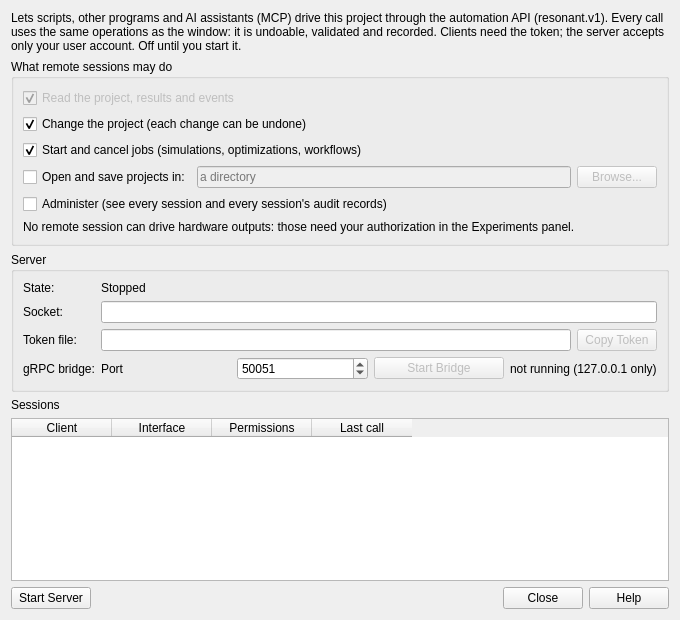
<?xml version="1.0" encoding="UTF-8"?>
<ui version="4.0">
 <class>AutomationServerDialog</class>
 <widget class="QDialog" name="AutomationServerDialog">
  <property name="geometry"><rect><x>0</x><y>0</y><width>680</width><height>620</height></rect></property>
  <property name="windowTitle"><string>Automation Server</string></property>
  <layout class="QVBoxLayout" name="mainLayout">
   <item>
    <widget class="QLabel" name="introLabel">
     <property name="text"><string>Lets scripts, other programs and AI assistants (MCP) drive this project through the automation API (resonant.v1). Every call uses the same operations as the window: it is undoable, validated and recorded. Clients need the token; the server accepts only your user account. Off until you start it.</string></property>
     <property name="wordWrap"><bool>true</bool></property>
    </widget>
   </item>
   <item>
    <widget class="QGroupBox" name="permissionsGroup">
     <property name="title"><string>What remote sessions may do</string></property>
     <layout class="QGridLayout" name="permissionsLayout">
      <item row="0" column="0" colspan="3">
       <widget class="QCheckBox" name="readCheck">
        <property name="text"><string>Read the project, results and events</string></property>
        <property name="checked"><bool>true</bool></property>
        <property name="enabled"><bool>false</bool></property>
       </widget>
      </item>
      <item row="1" column="0" colspan="3">
       <widget class="QCheckBox" name="modifyCheck">
        <property name="text"><string>Change the project (each change can be undone)</string></property>
        <property name="checked"><bool>true</bool></property>
       </widget>
      </item>
      <item row="2" column="0" colspan="3">
       <widget class="QCheckBox" name="executeCheck">
        <property name="text"><string>Start and cancel jobs (simulations, optimizations, workflows)</string></property>
        <property name="checked"><bool>true</bool></property>
       </widget>
      </item>
      <item row="3" column="0">
       <widget class="QCheckBox" name="filesCheck">
        <property name="text"><string>Open and save projects in:</string></property>
       </widget>
      </item>
      <item row="3" column="1">
       <widget class="QLineEdit" name="directoryEdit">
        <property name="enabled"><bool>false</bool></property>
        <property name="placeholderText"><string>a directory</string></property>
       </widget>
      </item>
      <item row="3" column="2">
       <widget class="QPushButton" name="browseButton">
        <property name="text"><string>Browse...</string></property>
        <property name="enabled"><bool>false</bool></property>
       </widget>
      </item>
      <item row="4" column="0" colspan="3">
       <widget class="QCheckBox" name="adminCheck">
        <property name="text"><string>Administer (see every session and every session's audit records)</string></property>
       </widget>
      </item>
      <item row="5" column="0" colspan="3">
       <widget class="QLabel" name="hardwareLabel">
        <property name="text"><string>No remote session can drive hardware outputs: those need your authorization in the Experiments panel.</string></property>
        <property name="wordWrap"><bool>true</bool></property>
       </widget>
      </item>
     </layout>
    </widget>
   </item>
   <item>
    <widget class="QGroupBox" name="serverGroup">
     <property name="title"><string>Server</string></property>
     <layout class="QFormLayout" name="serverLayout">
      <item row="0" column="0"><widget class="QLabel" name="stateCaption"><property name="text"><string>State:</string></property></widget></item>
      <item row="0" column="1"><widget class="QLabel" name="stateLabel"><property name="text"><string>Stopped</string></property></widget></item>
      <item row="1" column="0"><widget class="QLabel" name="socketCaption"><property name="text"><string>Socket:</string></property></widget></item>
      <item row="1" column="1"><widget class="QLineEdit" name="socketEdit"><property name="readOnly"><bool>true</bool></property></widget></item>
      <item row="2" column="0"><widget class="QLabel" name="tokenCaption"><property name="text"><string>Token file:</string></property></widget></item>
      <item row="2" column="1">
       <layout class="QHBoxLayout" name="tokenLayout">
        <item><widget class="QLineEdit" name="tokenEdit"><property name="readOnly"><bool>true</bool></property></widget></item>
        <item><widget class="QPushButton" name="copyTokenButton"><property name="text"><string>Copy Token</string></property><property name="enabled"><bool>false</bool></property></widget></item>
       </layout>
      </item>
      <item row="3" column="0"><widget class="QLabel" name="bridgeCaption"><property name="text"><string>gRPC bridge:</string></property></widget></item>
      <item row="3" column="1">
       <layout class="QHBoxLayout" name="bridgeLayout">
        <item><widget class="QLabel" name="portLabel"><property name="text"><string>Port</string></property></widget></item>
        <item><widget class="QSpinBox" name="portSpin"><property name="minimum"><number>0</number></property><property name="maximum"><number>65535</number></property><property name="value"><number>50051</number></property></widget></item>
        <item><widget class="QPushButton" name="bridgeButton"><property name="text"><string>Start Bridge</string></property><property name="enabled"><bool>false</bool></property></widget></item>
        <item><widget class="QLabel" name="bridgeLabel"><property name="text"><string>not running (127.0.0.1 only)</string></property></widget></item>
       </layout>
      </item>
     </layout>
    </widget>
   </item>
   <item>
    <widget class="QLabel" name="sessionsCaption"><property name="text"><string>Sessions</string></property></widget>
   </item>
   <item>
    <widget class="QTableWidget" name="sessionTable">
     <property name="editTriggers"><set>QAbstractItemView::NoEditTriggers</set></property>
     <property name="selectionBehavior"><enum>QAbstractItemView::SelectRows</enum></property>
     <column><property name="text"><string>Client</string></property></column>
     <column><property name="text"><string>Interface</string></property></column>
     <column><property name="text"><string>Permissions</string></property></column>
     <column><property name="text"><string>Last call</string></property></column>
    </widget>
   </item>
   <item>
    <layout class="QHBoxLayout" name="buttonLayout">
     <item><widget class="QPushButton" name="startButton"><property name="text"><string>Start Server</string></property></widget></item>
     <item><spacer name="buttonSpacer"><property name="orientation"><enum>Qt::Horizontal</enum></property></spacer></item>
     <item><widget class="QDialogButtonBox" name="buttonBox"><property name="standardButtons"><set>QDialogButtonBox::Close|QDialogButtonBox::Help</set></property></widget></item>
    </layout>
   </item>
  </layout>
 </widget>
 <resources/>
 <connections>
  <connection><sender>buttonBox</sender><signal>rejected()</signal><receiver>AutomationServerDialog</receiver><slot>reject()</slot></connection>
  <connection><sender>filesCheck</sender><signal>toggled(bool)</signal><receiver>directoryEdit</receiver><slot>setEnabled(bool)</slot></connection>
  <connection><sender>filesCheck</sender><signal>toggled(bool)</signal><receiver>browseButton</receiver><slot>setEnabled(bool)</slot></connection>
 </connections>
</ui>
